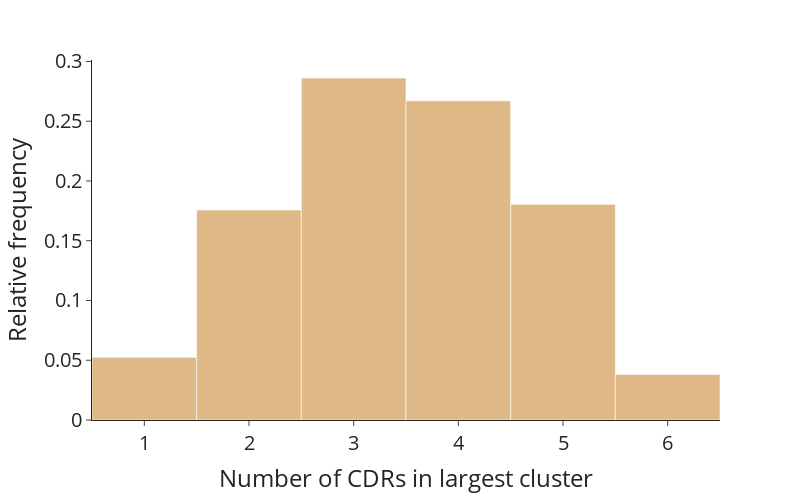

Write notebook code for a chart like this one.
### Markdown cell above
### number_of_cdrs_in_the_biggest_cluster

### Code cell
fig_si = px.histogram(pd.DataFrame({'count':cdr_count_largest_cluster}),
    histnorm = 'probability', x='count', labels={'count': "Number of CDRs in largest cluster"})
fig_si.update_xaxes(tick0 = 1, dtick=1)
fig_si.update_yaxes(title = "Relative frequency")
fig_si.update_traces(marker = {'color': 'BurlyWood'})
fig_si.update_layout(font_size=20, width=800, height=500)

### Figure 1 — Plotly figure (JSON) as saved in the notebook; plotly's stock layout.template omitted (floating-point values rounded to 4 significant figures; data arrays with more than 128 entries replaced by an {"elided": "..."} marker saying what was removed)
{"data": [{"alignmentgroup": "True", "bingroup": "x", "histnorm": "probability", "hovertemplate": "Number of CDRs in largest cluster=%{x}<br>probability=%{y}<extra></extra>", "legendgroup": "", "marker": {"color": "BurlyWood", "pattern": {"shape": ""}}, "name": "", "offsetgroup": "", "orientation": "v", "showlegend": false, "type": "histogram", "x": {"elided": "1258 int values"}, "xaxis": "x", "yaxis": "y"}], "layout": {"barmode": "relative", "font": {"size": 20}, "height": 500, "legend": {"tracegroupgap": 0}, "margin": {"t": 60}, "width": 800, "xaxis": {"anchor": "y", "domain": [0, 1], "dtick": 1, "tick0": 1, "title": {"text": "Number of CDRs in largest cluster"}}, "yaxis": {"anchor": "x", "domain": [0, 1], "title": {"text": "Relative frequency"}}}}
